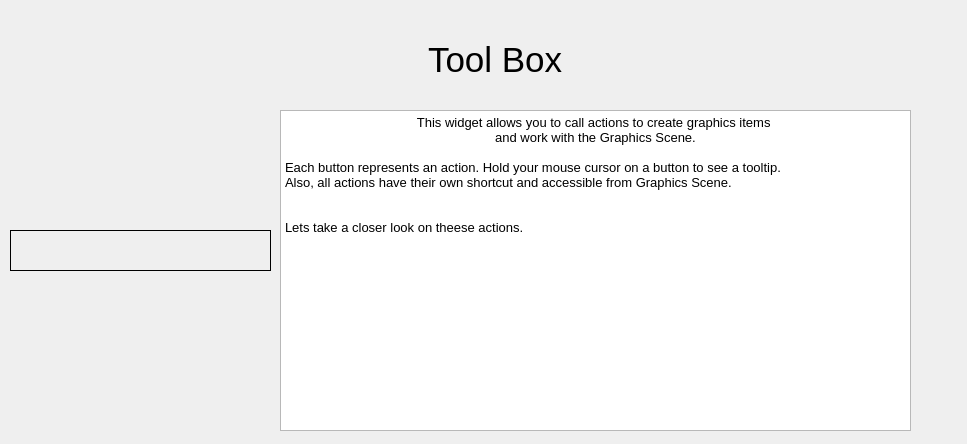
<?xml version="1.0" encoding="UTF-8"?>
<ui version="4.0">
 <class>WizardPage</class>
 <widget class="QWizardPage" name="WizardPage">
  <property name="geometry">
   <rect>
    <x>0</x>
    <y>0</y>
    <width>967</width>
    <height>444</height>
   </rect>
  </property>
  <property name="minimumSize">
   <size>
    <width>967</width>
    <height>444</height>
   </size>
  </property>
  <property name="baseSize">
   <size>
    <width>967</width>
    <height>444</height>
   </size>
  </property>
  <property name="windowTitle">
   <string>Introduction tutorial</string>
  </property>
  <property name="locale">
   <locale language="English" country="UnitedStates"/>
  </property>
  <widget class="QWidget" name="verticalLayoutWidget">
   <property name="geometry">
    <rect>
     <x>20</x>
     <y>20</y>
     <width>951</width>
     <height>80</height>
    </rect>
   </property>
   <layout class="QVBoxLayout" name="verticalLayout">
    <item alignment="Qt::AlignHCenter|Qt::AlignVCenter">
     <widget class="QLabel" name="label_17">
      <property name="font">
       <font>
        <pointsize>26</pointsize>
       </font>
      </property>
      <property name="text">
       <string>Tool Box</string>
      </property>
     </widget>
    </item>
   </layout>
  </widget>
  <widget class="QWidget" name="gridLayoutWidget">
   <property name="geometry">
    <rect>
     <x>280</x>
     <y>110</y>
     <width>631</width>
     <height>321</height>
    </rect>
   </property>
   <layout class="QGridLayout" name="gridLayout">
    <item row="0" column="1">
     <widget class="QTextBrowser" name="textBrowser">
      <property name="html">
       <string>&lt;!DOCTYPE HTML PUBLIC &quot;-//W3C//DTD HTML 4.0//EN&quot; &quot;http://www.w3.org/TR/REC-html40/strict.dtd&quot;&gt;
&lt;html&gt;&lt;head&gt;&lt;meta name=&quot;qrichtext&quot; content=&quot;1&quot; /&gt;&lt;style type=&quot;text/css&quot;&gt;
p, li { white-space: pre-wrap; }
&lt;/style&gt;&lt;/head&gt;&lt;body style=&quot; font-family:'Noto Sans'; font-size:10pt; font-weight:400; font-style:normal;&quot;&gt;
&lt;p align=&quot;center&quot; style=&quot; margin-top:0px; margin-bottom:0px; margin-left:0px; margin-right:0px; -qt-block-indent:0; text-indent:0px;&quot;&gt;This widget allows you to call actions to create graphics items &lt;/p&gt;
&lt;p align=&quot;center&quot; style=&quot; margin-top:0px; margin-bottom:0px; margin-left:0px; margin-right:0px; -qt-block-indent:0; text-indent:0px;&quot;&gt;and work with the Graphics Scene.&lt;/p&gt;
&lt;p align=&quot;center&quot; style=&quot;-qt-paragraph-type:empty; margin-top:0px; margin-bottom:0px; margin-left:0px; margin-right:0px; -qt-block-indent:0; text-indent:0px;&quot;&gt;&lt;br /&gt;&lt;/p&gt;
&lt;p style=&quot; margin-top:0px; margin-bottom:0px; margin-left:0px; margin-right:0px; -qt-block-indent:0; text-indent:0px;&quot;&gt;Each button represents an action. Hold your mouse cursor on a button to see a tooltip.&lt;/p&gt;
&lt;p style=&quot; margin-top:0px; margin-bottom:0px; margin-left:0px; margin-right:0px; -qt-block-indent:0; text-indent:0px;&quot;&gt;Also, all actions have their own shortcut and accessible from Graphics Scene.&lt;/p&gt;
&lt;p style=&quot;-qt-paragraph-type:empty; margin-top:0px; margin-bottom:0px; margin-left:0px; margin-right:0px; -qt-block-indent:0; text-indent:0px;&quot;&gt;&lt;br /&gt;&lt;/p&gt;
&lt;p style=&quot;-qt-paragraph-type:empty; margin-top:0px; margin-bottom:0px; margin-left:0px; margin-right:0px; -qt-block-indent:0; text-indent:0px;&quot;&gt;&lt;br /&gt;&lt;/p&gt;
&lt;p style=&quot; margin-top:0px; margin-bottom:0px; margin-left:0px; margin-right:0px; -qt-block-indent:0; text-indent:0px;&quot;&gt;Lets take a closer look on theese actions.&lt;/p&gt;&lt;/body&gt;&lt;/html&gt;</string>
      </property>
     </widget>
    </item>
   </layout>
  </widget>
  <widget class="QLabel" name="label">
   <property name="geometry">
    <rect>
     <x>10</x>
     <y>230</y>
     <width>261</width>
     <height>41</height>
    </rect>
   </property>
   <property name="frameShape">
    <enum>QFrame::Box</enum>
   </property>
   <property name="text">
    <string/>
   </property>
   <property name="pixmap">
    <pixmap>../../stylesheets/wizard_images/toolbox.png</pixmap>
   </property>
   <property name="scaledContents">
    <bool>true</bool>
   </property>
  </widget>
 </widget>
 <resources/>
 <connections/>
</ui>
